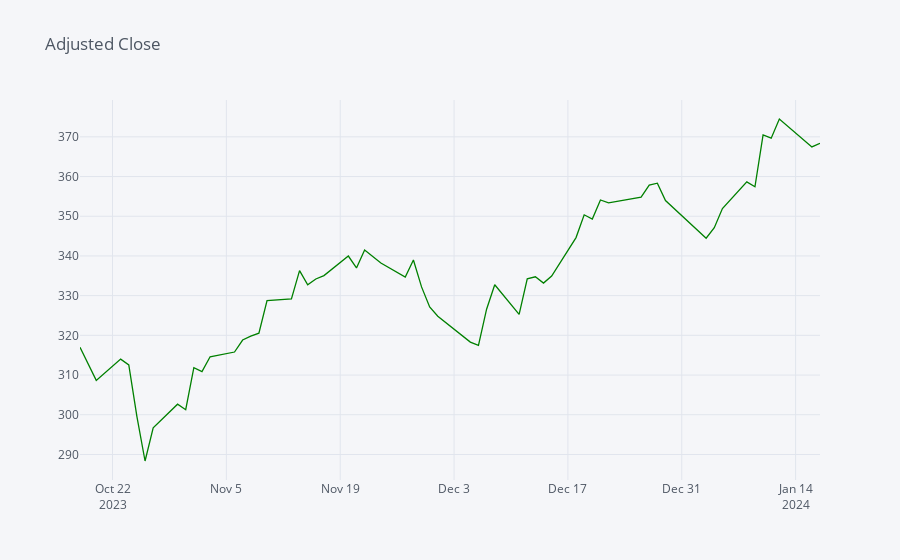

Notebook cell for this chart:
### Code cell
# Create and display an interactive line plot of META's Adjusted Close Prices
stock_data['Adj Close'].iplot(title='Adjusted Close', colors=['green'])

### Figure 1 — Plotly figure (JSON) as saved in the notebook; plotly's stock layout.template omitted (floating-point values rounded to 4 significant figures)
{"data": [{"line": {"color": "rgba(0, 128, 0, 1.0)", "dash": "solid", "shape": "linear", "width": 1.3}, "mode": "lines", "name": "Adj Close", "text": "", "type": "scatter", "x": ["2023-10-18", "2023-10-19", "2023-10-20", "2023-10-23", "2023-10-24", "2023-10-25", "2023-10-26", "2023-10-27", "2023-10-30", "2023-10-31", "2023-11-01", "2023-11-02", "2023-11-03", "2023-11-06", "2023-11-07", "2023-11-08", "2023-11-09", "2023-11-10", "2023-11-13", "2023-11-14", "2023-11-15", "2023-11-16", "2023-11-17", "2023-11-20", "2023-11-21", "2023-11-22", "2023-11-24", "2023-11-27", "2023-11-28", "2023-11-29", "2023-11-30", "2023-12-01", "2023-12-04", "2023-12-05", "2023-12-06", "2023-12-07", "2023-12-08", "2023-12-11", "2023-12-12", "2023-12-13", "2023-12-14", "2023-12-15", "2023-12-18", "2023-12-19", "2023-12-20", "2023-12-21", "2023-12-22", "2023-12-26", "2023-12-27", "2023-12-28", "2023-12-29", "2024-01-02", "2024-01-03", "2024-01-04", "2024-01-05", "2024-01-08", "2024-01-09", "2024-01-10", "2024-01-11", "2024-01-12", "2024-01-16", "2024-01-17"], "y": [317.0, 312.8, 308.6, 314.0, 312.5, 299.5, 288.4, 296.7, 302.7, 301.3, 311.9, 310.9, 314.6, 315.8, 318.8, 319.8, 320.5, 328.8, 329.2, 336.3, 332.7, 334.2, 335.0, 340.0, 337.0, 341.5, 338.2, 334.7, 339.0, 332.2, 327.1, 324.8, 320.0, 318.3, 317.5, 326.6, 332.8, 325.3, 334.2, 334.7, 333.2, 334.9, 344.6, 350.4, 349.3, 354.1, 353.4, 354.8, 357.8, 358.3, 354.0, 346.3, 344.5, 347.1, 352.0, 358.7, 357.4, 370.5, 369.7, 374.5, 367.5, 368.4]}], "layout": {"legend": {"bgcolor": "#F5F6F9", "font": {"color": "#4D5663"}}, "paper_bgcolor": "#F5F6F9", "plot_bgcolor": "#F5F6F9", "title": {"font": {"color": "#4D5663"}, "text": "Adjusted Close"}, "xaxis": {"gridcolor": "#E1E5ED", "showgrid": true, "tickfont": {"color": "#4D5663"}, "title": {"font": {"color": "#4D5663"}, "text": ""}, "zerolinecolor": "#E1E5ED"}, "yaxis": {"gridcolor": "#E1E5ED", "showgrid": true, "tickfont": {"color": "#4D5663"}, "title": {"font": {"color": "#4D5663"}, "text": ""}, "zerolinecolor": "#E1E5ED"}}}
